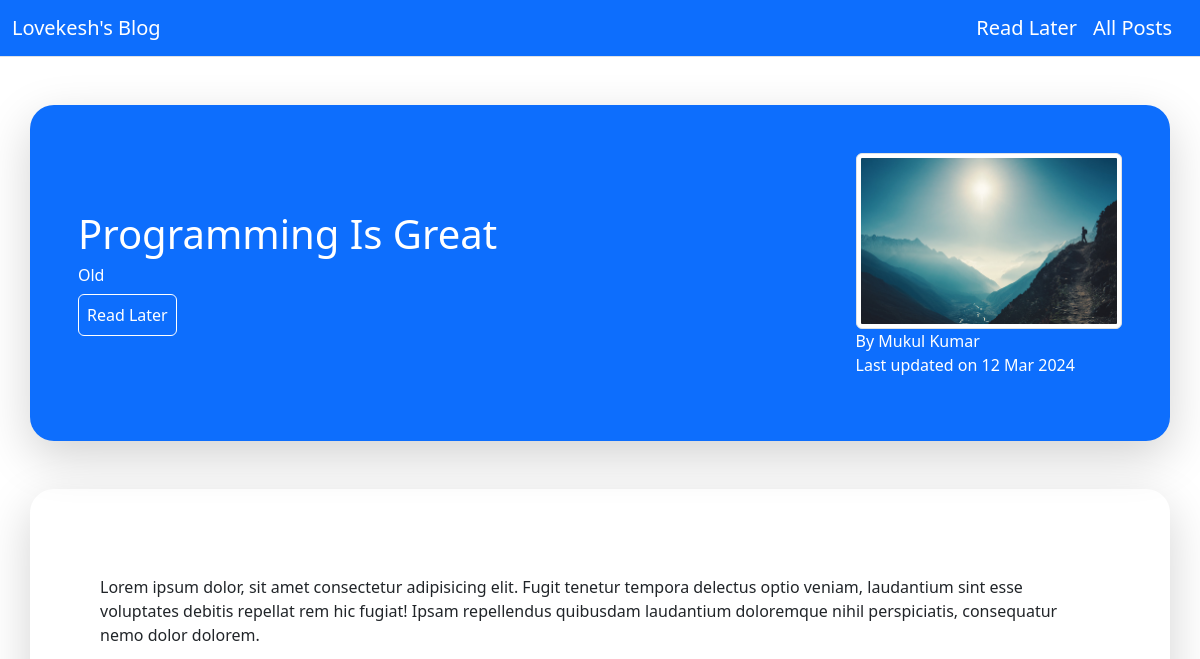
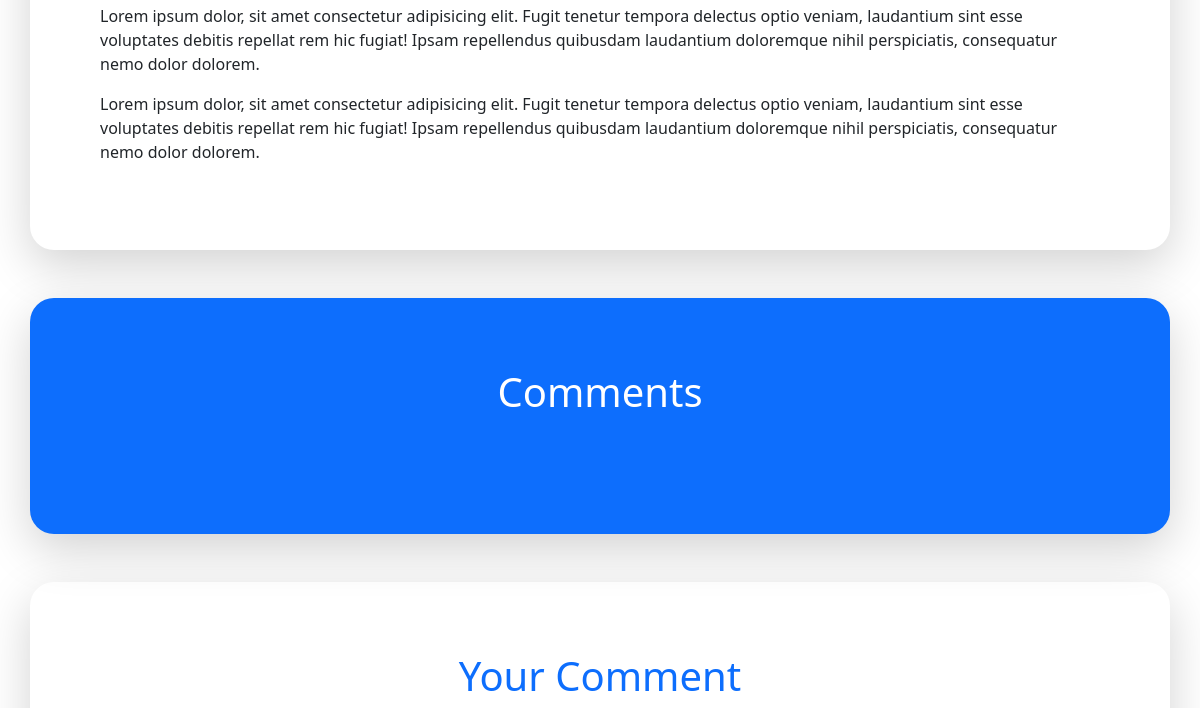
/post/programming-is-great (upper part), run on an earlier commit of the app's database (2 pictures, top to bottom).
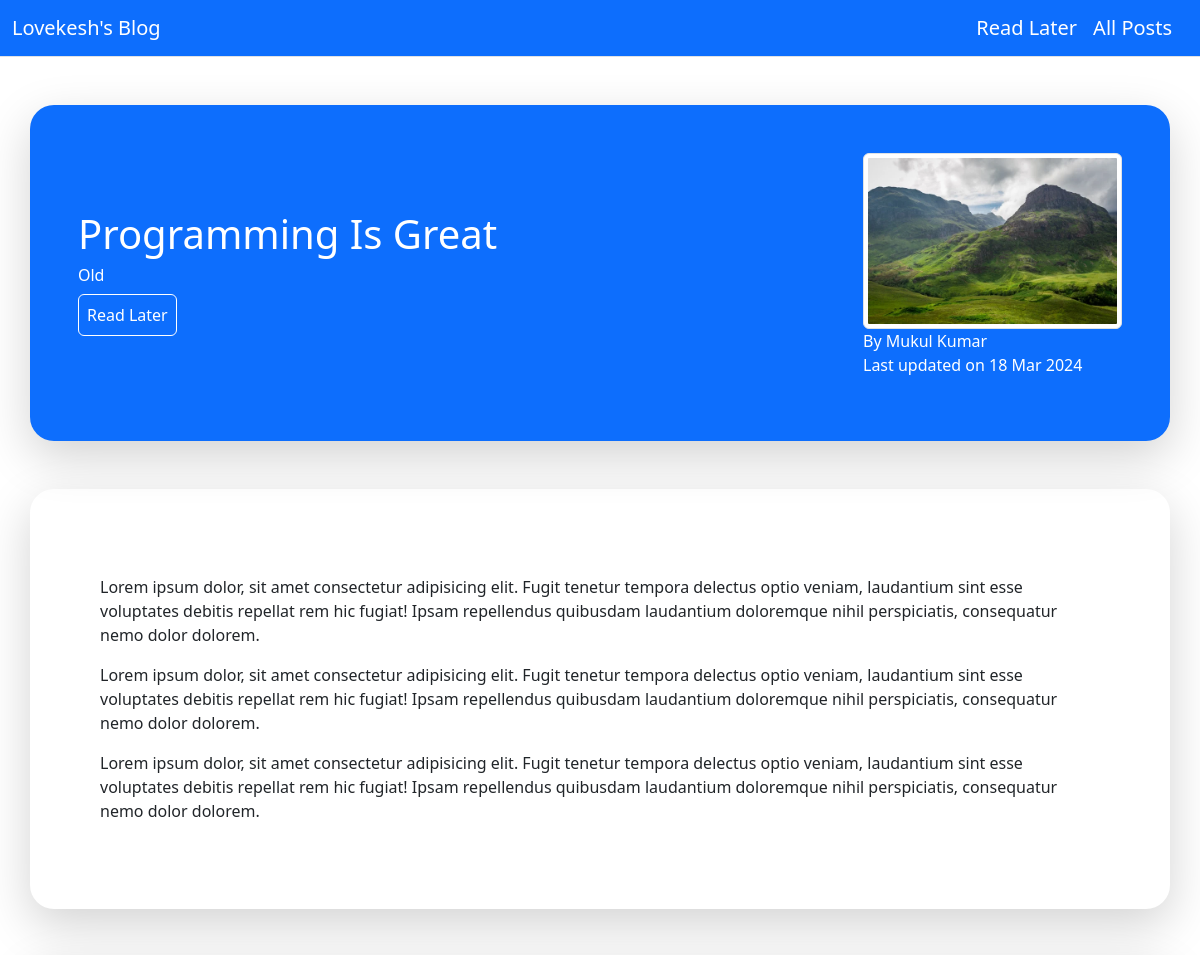
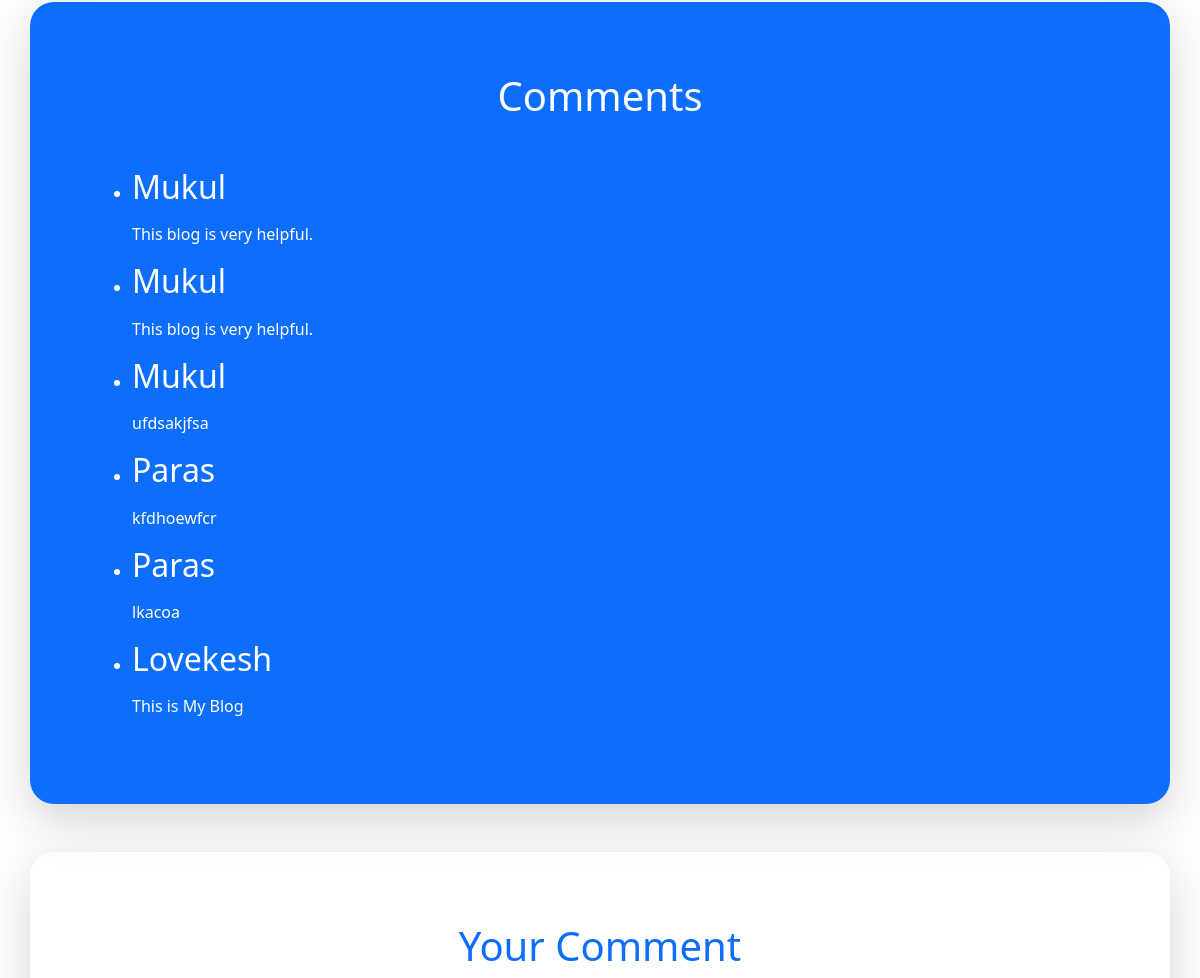
And on a later commit of the database (2 pictures, top to bottom).
### blog/models.py (models this page shows, shortened)
class Post(models.Model):
    title = models.CharField(max_length = 100)
    excerpt = models.CharField(max_length = 900)
    image = models.ImageField(upload_to="image" , null = True)
    date = models.DateField(auto_now = True)
    slug = models.SlugField(unique = True,db_index = True,null=True,blank = True)
    content = models.TextField(validators = [MinLengthValidator(10)])
    author = models.ForeignKey(Author, on_delete = models.SET_NULL, null = True, related_name = "posts")
    tag = models.ManyToManyField(Tag)

class Tag(models.Model):
    caption = models.CharField(max_length = 1000)

class Author(models.Model):
    first_name = models.CharField(max_length = 100)
    last_name = models.CharField(max_length = 100)
    email = models.EmailField()
    def __str__(self):
        return f"{self.first_name} {self.last_name}"

class Comment(models.Model):
    user_name = models.CharField(max_length = 100)
    user_email = models.EmailField()
    user_text = models.TextField(max_length = 300)
    post = models.ForeignKey(Post,on_delete = models.CASCADE, related_name = "posts")

### blog/views.py (the view, shortened to what this page needs)
# urls.py: path('post/<slug:slug>',Post_Detail.as_view(),name="post-detail-page"),
class Post_Detail(View):
    def is_saved_post(self,request,post_id):
        stored_posts = request.session.get('stored_posts')
        if stored_posts is not None:
            is_saved_for_later = post_id in stored_posts
        else:
            is_saved_for_later = False
        return is_saved_for_later
    def get(self, request,slug):
        post = Post.objects.get(slug = slug)
        form = CommentForm()
        context = {
            'post' : post,
            'form' : form,
            'comments' : post.posts.all(),
            'post_tag' : post.tag.all(),
            'save_post' : self.is_saved_post(request,post.id)
        }
        return render(request,'blog/post_detail.html', context)

### blog/templates/blog/post_detail.html (shortened to what this page needs)
{% extends 'base.html' %}
{% load static %}
{% block content %}
{% include 'blog/includes/nav.html' %}
<div class="container-fluid">
    <div class="container bg-primary shadow-lg my-5 p-5" style="border-radius:1.5rem;display:flex;justify-content:space-between;align-items:center;">
        <div>
            <h1 class="text-white">{{post.title}}</h1>
            <div class="d-flex">
                {% for tag in post_tag %}
                <h6 class="text-white" style="padding:0px 20px 0px 0px;">
                    {{tag.caption}}
                </h6>
                {% endfor %}
            </div>
            <form action="{% url 'read-later' %}" method="POST">
                {% if save_post %}
                <button class="p-2 btn btn-transparent" style="border:1px solid white;">Delete Read Later</button>
                {% else %}
                <button class="p-2 btn btn-transparent" style="border:1px solid white;">Read Later</button>
                {% endif %}
            </form>
        </div>
        <div>
            <img src="{{post.image.url}}" class="img-thumbnail" alt="..." style="height:11rem;">
            <br>
            <span class="text-white ">By <a href="mailto:{{post.author.email}}" class="text-white font-weight-bold text-decoration-none "> {{post.author}}</a></span>
            <p class="text-white">Last updated on <time>{{post.date|date:"d M Y"}}</time></p>
        </div>
    </div>
</div>
<div class="container-fluid">
    <div class="container shadow-lg" style="border-radius:1.5rem; padding:70px;">
        <p>{{post.content|linebreaks}}</p>
    </div>
</div>
<div class="container-fluid mt-5">
    <div class="container-lg shadow-lg bg-primary" style="border-radius:1.5rem; padding:70px;">
        <h1 class="text-center text-primary text-white mb-5">Comments</h1>
        <ul>
         {% for comment in comments %}
         <li class="text-white">
             <h2>{{comment.user_name}}</h2>
             <p>{{comment.user_text | linebreaks}}</p>
         </li>
         {% endfor %}
    </div>
</div>
<div class="container-fluid mt-5">
    <div class="container-lg shadow-lg" style="border-radius:1.5rem; padding:70px;">
        <h1 class="text-center text-primary mb-5">Your Comment</h1>
    </div>
</div>
{% endblock %}

### templates/base.html (shortened to what this page needs)
{% load static %}
<!doctype html>
<html lang="en">
  <head>
    <link href="https://cdn.jsdelivr.net/npm/bootstrap@5.3.3/dist/css/bootstrap.min.css" rel="stylesheet">
  </head>
  <body>
    {% block content %}
    {% endblock %}
  </body>
</html>

### blog/templates/blog/includes/nav.html (shortened to what this page needs)
<nav class="navbar navbar-expand-lg bg-primary border-bottom">
    <div class="container-fluid">
      <a class="navbar-brand text-white" href="{% url 'starting-page' %}">Lovekesh's Blog</a>
      <div class="collapse navbar-collapse" id="navbarText">
        <a class="navbar-brand text-white" href="{% url 'read-later' %}">Read Later</a>
        <a class="navbar-brand text-white" href="{% url 'posts-page' %}">All Posts</a>
      </div>
    </div>
  </nav>

### blog/templates/blog/post_detail.html (style rules this page uses)
.btn-transparent { color:white; }

What changed in the data, as far as the page shows it:
changed Post "Programming Is Great": image: a different picture; date "12 Mar 2024" → "18 Mar 2024"
added Comment: user_name "Mukul", user_text "This blog is very helpful."
added Comment: user_name "Mukul", user_text "This blog is very helpful."
added Comment: user_name "Mukul", user_text "ufdsakjfsa"
added Comment: user_name "Paras", user_text "kfdhoewfcr"
added Comment: user_name "Paras", user_text "lkacoa"
added Comment: user_name "Lovekesh", user_text "This is My Blog"
